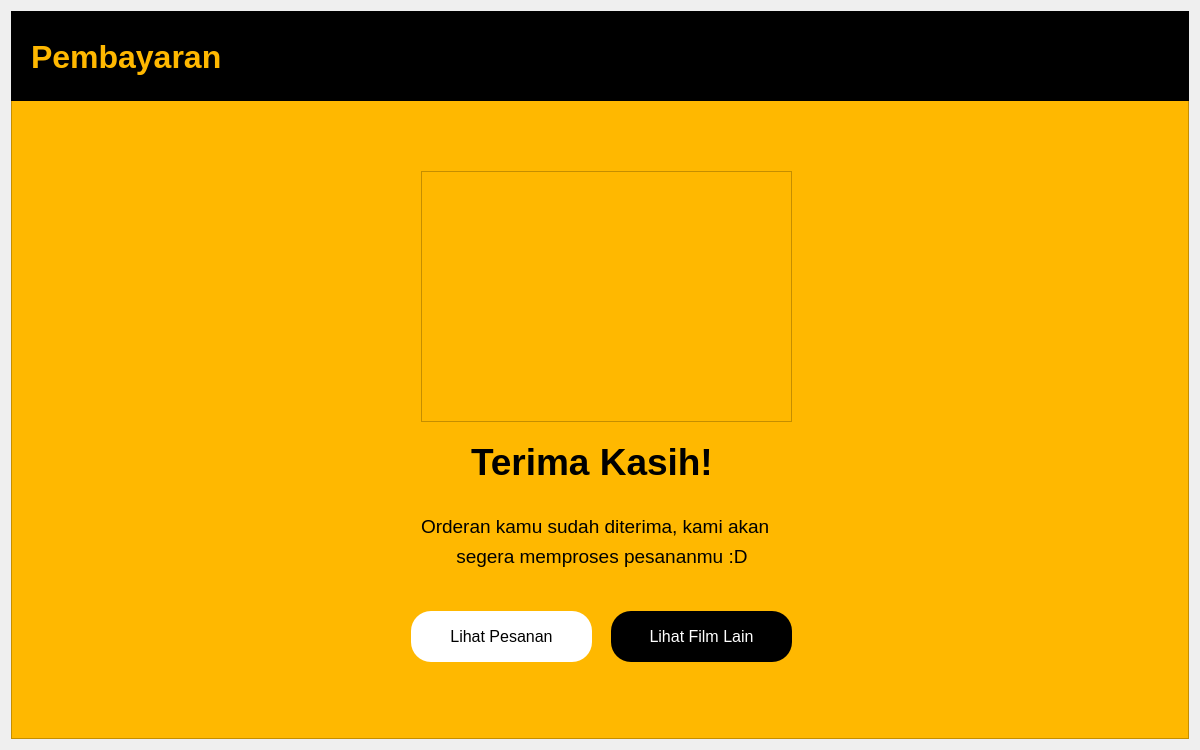
<?xml version="1.0" encoding="UTF-8"?>
<ui version="4.0">
 <class>Form</class>
 <widget class="QWidget" name="Form">
  <property name="geometry">
   <rect>
    <x>0</x>
    <y>0</y>
    <width>1200</width>
    <height>750</height>
   </rect>
  </property>
  <property name="minimumSize">
   <size>
    <width>1200</width>
    <height>750</height>
   </size>
  </property>
  <property name="maximumSize">
   <size>
    <width>1200</width>
    <height>750</height>
   </size>
  </property>
  <property name="windowTitle">
   <string>Form</string>
  </property>
  <layout class="QVBoxLayout" name="verticalLayout">
   <item>
    <widget class="QFrame" name="frame">
     <property name="styleSheet">
      <string notr="true">background-color: #FFB800;</string>
     </property>
     <property name="frameShape">
      <enum>QFrame::StyledPanel</enum>
     </property>
     <property name="frameShadow">
      <enum>QFrame::Raised</enum>
     </property>
     <widget class="QFrame" name="frame_2">
      <property name="geometry">
       <rect>
        <x>0</x>
        <y>0</y>
        <width>1200</width>
        <height>90</height>
       </rect>
      </property>
      <property name="styleSheet">
       <string notr="true">background-color: rgb(0, 0, 0)</string>
      </property>
      <property name="frameShape">
       <enum>QFrame::StyledPanel</enum>
      </property>
      <property name="frameShadow">
       <enum>QFrame::Raised</enum>
      </property>
      <widget class="QLabel" name="label">
       <property name="geometry">
        <rect>
         <x>20</x>
         <y>20</y>
         <width>201</width>
         <height>51</height>
        </rect>
       </property>
       <property name="font">
        <font>
         <pointsize>24</pointsize>
         <weight>75</weight>
         <bold>true</bold>
        </font>
       </property>
       <property name="styleSheet">
        <string notr="true">color: #FFB800;</string>
       </property>
       <property name="text">
        <string>Pembayaran</string>
       </property>
      </widget>
     </widget>
     <widget class="QLabel" name="label_2">
      <property name="geometry">
       <rect>
        <x>460</x>
        <y>420</y>
        <width>251</width>
        <height>61</height>
       </rect>
      </property>
      <property name="font">
       <font>
        <pointsize>28</pointsize>
        <weight>75</weight>
        <bold>true</bold>
       </font>
      </property>
      <property name="styleSheet">
       <string notr="true">color: rgb(0, 0, 0)</string>
      </property>
      <property name="text">
       <string>Terima Kasih!</string>
      </property>
     </widget>
     <widget class="QLabel" name="label_3">
      <property name="geometry">
       <rect>
        <x>410</x>
        <y>500</y>
        <width>361</width>
        <height>31</height>
       </rect>
      </property>
      <property name="font">
       <font>
        <pointsize>14</pointsize>
        <weight>50</weight>
        <bold>false</bold>
       </font>
      </property>
      <property name="styleSheet">
       <string notr="true">color: rgb(0, 0, 0)</string>
      </property>
      <property name="text">
       <string>Orderan kamu sudah diterima, kami akan</string>
      </property>
     </widget>
     <widget class="QLabel" name="label_4">
      <property name="geometry">
       <rect>
        <x>440</x>
        <y>530</y>
        <width>301</width>
        <height>31</height>
       </rect>
      </property>
      <property name="font">
       <font>
        <pointsize>14</pointsize>
        <weight>50</weight>
        <bold>false</bold>
       </font>
      </property>
      <property name="styleSheet">
       <string notr="true">color: rgb(0, 0, 0)</string>
      </property>
      <property name="text">
       <string> segera memproses pesananmu :D</string>
      </property>
     </widget>
     <widget class="QPushButton" name="pushButton">
      <property name="geometry">
       <rect>
        <x>600</x>
        <y>600</y>
        <width>181</width>
        <height>51</height>
       </rect>
      </property>
      <property name="font">
       <font>
        <pointsize>12</pointsize>
        <weight>50</weight>
        <bold>false</bold>
       </font>
      </property>
      <property name="styleSheet">
       <string notr="true">background-color: rgb(0, 0, 0);
color: rgb(255, 255, 255);
border-radius: 20px;</string>
      </property>
      <property name="text">
       <string>Lihat Film Lain</string>
      </property>
     </widget>
     <widget class="QPushButton" name="pushButton_2">
      <property name="geometry">
       <rect>
        <x>400</x>
        <y>600</y>
        <width>181</width>
        <height>51</height>
       </rect>
      </property>
      <property name="font">
       <font>
        <pointsize>12</pointsize>
        <weight>50</weight>
        <bold>false</bold>
       </font>
      </property>
      <property name="styleSheet">
       <string notr="true">background-color: rgb(255, 255, 255);
color: rgb(0, 0, 0);
border-radius: 20px;</string>
      </property>
      <property name="text">
       <string>Lihat Pesanan</string>
      </property>
     </widget>
     <widget class="QFrame" name="frame_3">
      <property name="geometry">
       <rect>
        <x>410</x>
        <y>160</y>
        <width>371</width>
        <height>251</height>
       </rect>
      </property>
      <property name="styleSheet">
       <string notr="true">image: url(:/images/images/ceklis.png);</string>
      </property>
      <property name="frameShape">
       <enum>QFrame::StyledPanel</enum>
      </property>
      <property name="frameShadow">
       <enum>QFrame::Raised</enum>
      </property>
     </widget>
    </widget>
   </item>
  </layout>
 </widget>
 <resources>
  <include location="resource.qrc"/>
 </resources>
 <connections/>
</ui>
